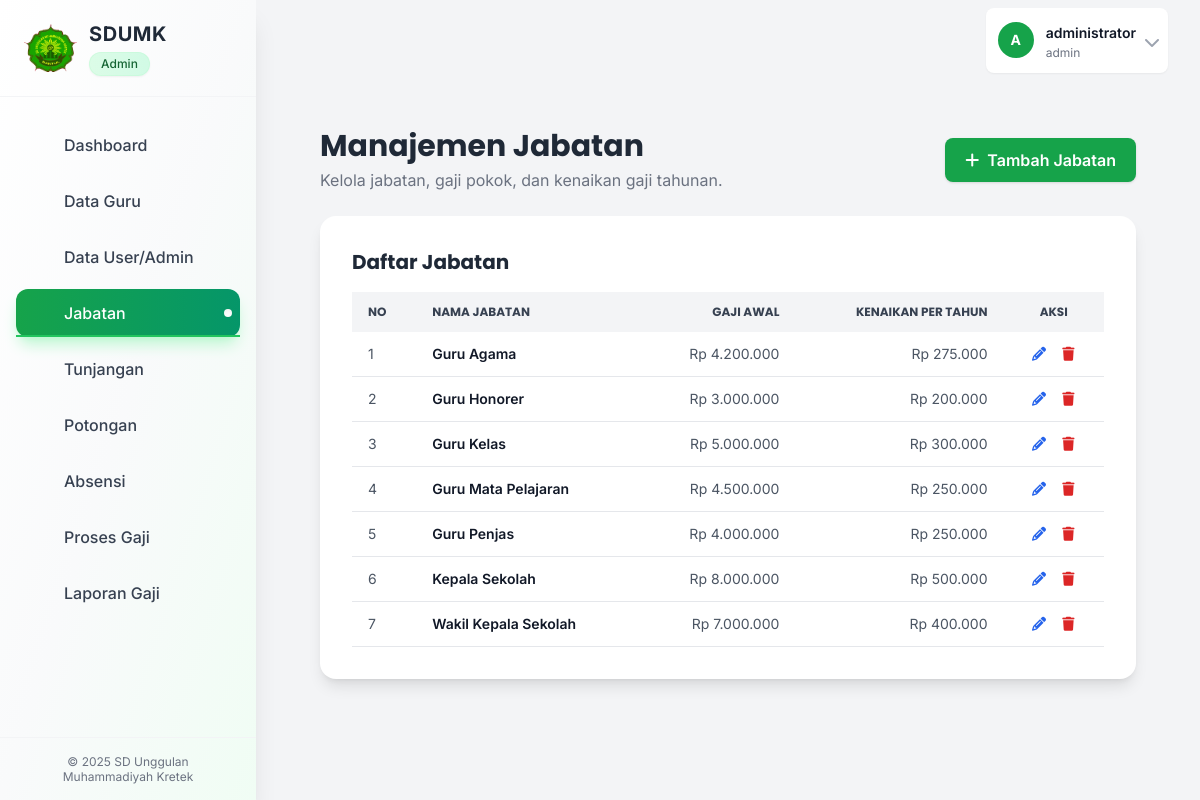
Page /pages/jabatan.php (signed in) on the committed database.
### tables this page shows
CREATE TABLE JABATAN (
    id_jabatan VARCHAR(15) NOT NULL PRIMARY KEY,
    nama_jabatan VARCHAR(50) NOT NULL,
    gaji_awal DECIMAL(12,2) NOT NULL DEFAULT 0,
    kenaikan_pertahun DECIMAL(12,2) NOT NULL DEFAULT 0,
    status_aktif ENUM('Aktif', 'Non-Aktif') DEFAULT 'Aktif',
    created_at TIMESTAMP DEFAULT CURRENT_TIMESTAMP,
    updated_at TIMESTAMP DEFAULT CURRENT_TIMESTAMP ON UPDATE CURRENT_TIMESTAMP,
    INDEX idx_nama_jabatan (nama_jabatan)
);

### includes/functions.php (called while the page is built, shortened)
<?php
function e($string)
{
    return htmlspecialchars($string ?? '', ENT_QUOTES, 'UTF-8');
}

### pages/jabatan.php (the view, shortened to what this page needs)
<?php
require_once __DIR__ . '/../includes/functions.php';
$conn = db_connect();
$page_title = 'Manajemen Jabatan';
$isReadOnlyMode = ($_SESSION['role'] === 'kepala_sekolah');
$jabatan_result = $conn->query("SELECT * FROM Jabatan ORDER BY nama_jabatan ASC");
require_once __DIR__ . '/../includes/header.php';
?>
<div class="container mx-auto px-4 sm:px-6 lg:px-8 py-8" x-data="crudPage()">
    <div class="flex justify-between items-center mb-6">
        <div>
            <h1 class="text-3xl font-bold text-gray-800 font-poppins"><?= e($page_title) ?><?php if ($isReadOnlyMode): ?> <span class="text-sm bg-blue-100 text-blue-800 px-2 py-1 rounded-full ml-2">Mode Tampilan</span><?php endif; ?></h1>
            <p class="text-gray-500 mt-1"><?= $isReadOnlyMode ? 'Lihat data jabatan, gaji pokok, dan kenaikan gaji tahunan.' : 'Kelola jabatan, gaji pokok, dan kenaikan gaji tahunan.' ?></p>
        </div>
        <?php if (!$isReadOnlyMode): ?>
        <button @click="showForm = true; isEdit = false; resetForm()" class="bg-green-600 text-white px-5 py-2.5 rounded-lg shadow hover:bg-green-700 font-semibold flex items-center transition">
            <i class="fa-solid fa-plus mr-2"></i> Tambah Jabatan
        </button>
        <?php endif; ?>
    </div>
    <div class="bg-white p-6 sm:p-8 rounded-2xl shadow-lg">
        <h3 class="text-xl font-bold text-gray-800 mb-4 font-poppins">Daftar Jabatan</h3>
        <div class="overflow-x-auto">
            <table class="min-w-full text-sm text-left text-gray-600">
                <thead class="bg-gray-100 text-gray-700 uppercase font-poppins text-xs">
                    <tr>
                        <th class="px-4 py-3">No</th>
                        <th class="px-4 py-3">Nama Jabatan</th>
                        <th class="px-4 py-3 text-right">Gaji Awal</th>
                        <th class="px-4 py-3 text-right">Kenaikan per Tahun</th>
                        <?php if (!$isReadOnlyMode): ?><th class="px-4 py-3 text-center">Aksi</th><?php endif; ?>
                    </tr>
                </thead>
                <tbody>
                    <?php if ($jabatan_result->num_rows > 0): ?>
                        <?php $no = 1; while ($row = $jabatan_result->fetch_assoc()): ?>
                            <tr class="border-b hover:bg-gray-50">
                                <td class="px-4 py-3"><?= $no++ ?></td>
                                <td class="px-4 py-3 font-semibold text-gray-900"><?= e($row['nama_jabatan']) ?></td>
                                <td class="px-4 py-3 text-right">Rp <?= number_format($row['gaji_awal'], 0, ',', '.') ?></td>
                                <td class="px-4 py-3 text-right">Rp <?= number_format($row['kenaikan_pertahun'], 0, ',', '.') ?></td>
                                <?php if (!$isReadOnlyMode): ?>
                                <td class="px-4 py-3 text-center">
                                    <div class="flex items-center justify-center space-x-3">
                                        <button @click="editJabatan(<?= htmlspecialchars(json_encode($row)) ?>)" class="text-blue-600 hover:text-blue-800" title="Edit">
                                            <i class="fa-solid fa-pencil fa-fw"></i>
                                        </button>
                                        <a href="?action=delete&id=<?= e($row['id_jabatan']) ?>&token=<?= $_SESSION['csrf_token'] ?>" onclick="return confirm('Yakin ingin menghapus jabatan ini?')" class="text-red-600 hover:text-red-800" title="Hapus">
                                            <i class="fa-solid fa-trash fa-fw"></i>
                                        </a>
                                    </div>
                                </td>
                                <?php endif; ?>
                            </tr>
                        <?php endwhile; ?>
                    <?php endif; ?>
                </tbody>
            </table>
        </div>
    </div>
</div>
<?php require_once __DIR__ . '/../includes/footer.php'; ?>

### includes/header.php (style rules this page uses)
body { font-family: 'Inter', sans-serif; }
.font-poppins { font-family: 'Poppins', sans-serif; }

### rows in the picture
jabatan: nama_jabatan "Guru Agama", gaji_awal "4.200.000", kenaikan_pertahun "275.000"
jabatan: nama_jabatan "Guru Honorer", gaji_awal "3.000.000", kenaikan_pertahun "200.000"
jabatan: nama_jabatan "Guru Kelas", gaji_awal "5.000.000", kenaikan_pertahun "300.000"
jabatan: nama_jabatan "Guru Mata Pelajaran", gaji_awal "4.500.000", kenaikan_pertahun "250.000"
jabatan: nama_jabatan "Guru Penjas", gaji_awal "4.000.000", kenaikan_pertahun "250.000"
jabatan: nama_jabatan "Kepala Sekolah", gaji_awal "8.000.000", kenaikan_pertahun "500.000"
jabatan: nama_jabatan "Wakil Kepala Sekolah", gaji_awal "7.000.000", kenaikan_pertahun "400.000"

### other values in the picture
str_replace('_', ' ', $user_role) "Admin"
$item['name'] "Dashboard"
$item['name'] "Data Guru"
$item['name'] "Data User/Admin"
$item['name'] "Jabatan"
$item['name'] "Tunjangan"
$item['name'] "Potongan"
$item['name'] "Absensi"
$item['name'] "Proses Gaji"
$item['name'] "Laporan Gaji"
substr($current_user_name, 0, 1) "A"
$current_user_name "administrator"
$current_user_level "admin"
$page_title "Manajemen Jabatan"
